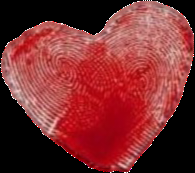
#> input picture assets/textures_cleaned/20260214_010633.png, 195 x 173 px, given as the content of the folder assets/textures, which was not available
$ python clean_textures.py
#> lines starting #> are read from the running program, lines starting #| are printed output that depends on the picture; after the words box and inside, x2 and y2 are one past the last pixel; in counts of white or black regions, pixels touching at a corner belong together; pictures that were not available may be replaced by others from this repository, and a replacement may not be noted
import cv2
import numpy as np
import os

def clean_textures(input_dir, output_dir):
    # Create output directory if it doesn't exist
#> called with input_dir = 'assets/textures', output_dir = 'assets/textures_cleaned'
    if not os.path.exists(output_dir):
        os.makedirs(output_dir)

    # Loop through all files in the input directory
    for filename in os.listdir(input_dir):
        if filename.lower().endswith(('.png', '.jpg', '.jpeg')):
            input_path = os.path.join(input_dir, filename)
            output_path = os.path.join(output_dir, filename)

            # Read the image with alpha channel
            img = cv2.imread(input_path, cv2.IMREAD_UNCHANGED)
#> img is the input picture: shape (173, 195, 4); mean B, G, R, A 46.9, 45.3, 123.1, 157

            if img is None:
                print(f"Could not read {filename}")
                continue

            # If image doesn't have an alpha channel, add one
            if len(img.shape) == 2:  # Grayscale
                img = cv2.cvtColor(img, cv2.COLOR_GRAY2BGRA)
            elif img.shape[2] == 3:  # RGB
                img = cv2.cvtColor(img, cv2.COLOR_BGR2BGRA)

            # Extract the alpha channel
            alpha_channel = img[:, :, 3]
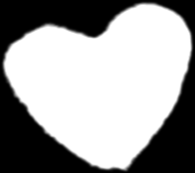
#> alpha_channel: shape (173, 195); min 0, max 255, mean 157

            # Threshold the alpha channel to get a binary mask of non-transparent areas
            # Increased threshold to 15 to ignore very faint shadow/glow that might connect objects
            _, thresh = cv2.threshold(alpha_channel, 15, 255, cv2.THRESH_BINARY)
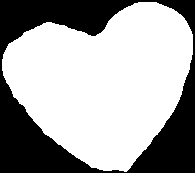
#> thresh: shape (173, 195); 64.8% white; 1 black region, box (x1, y1, x2, y2) and area: (0, 0, 195, 173) 11891

            # Perform morphological opening to remove small noise and separate weakly connected objects
            kernel = np.ones((5, 5), np.uint8)
            thresh = cv2.morphologyEx(thresh, cv2.MORPH_OPEN, kernel, iterations=2)
#> thresh: shape (173, 195); 64.7% white; 1 black region

            # Find contours
            contours, _ = cv2.findContours(thresh, cv2.RETR_EXTERNAL, cv2.CHAIN_APPROX_SIMPLE)
#> contours = 1 contour; box (x1, y1, x2, y2) and area: (2, 2, 193, 171) 21579

            if contours:
                # Find the contour with the largest area
                largest_contour = max(contours, key=cv2.contourArea)
#> largest_contour = contour of 274 points, box (x1, y1, x2, y2) (2, 2, 193, 171), area 21579

                # Create a blank mask for the largest contour
                mask = np.zeros_like(alpha_channel)

                # Draw the largest contour on the mask with 255 (white) and filled
                cv2.drawContours(mask, [largest_contour], -1, 255, thickness=cv2.FILLED)

                # Dilate the mask slightly to recover any valid edges lost during erosion/opening
                # but keep it constrained to the main shape
                mask = cv2.dilate(mask, kernel, iterations=1)
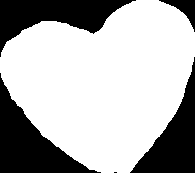
#> mask: shape (173, 195); 69.2% white; 5 black regions (1 under 20 px), largest, box (x1, y1, x2, y2) and area: (0, 73, 101, 173) 3717, (0, 0, 136, 57) 3319, (130, 57, 195, 173) 2958, (159, 0, 195, 32) 391

                # Apply the mask to the alpha channel:
                # We need to be careful not to introduce a hard jaggy edge if possible,
                # but for "removing stuff" a hard mask is safer.
                # To be improved: smooth edge blending. For now, strict masking.
                new_alpha = cv2.bitwise_and(alpha_channel, mask)

                # Update the alpha channel of the image
                img[:, :, 3] = new_alpha

                # Bounding box of the cleaning mask
                x, y, w, h = cv2.boundingRect(mask) # Use mask bounding box
#> x = 0; y = 0; w = 195; h = 173
                cropped_img = img[y:y+h, x:x+w]

                # Save the cleaned image
                cv2.imwrite(output_path, cropped_img)
                print(f"Processed and cleaned: {filename}")
            else:
                print(f"No contours found in {filename} after filtering, skipping.")

if __name__ == "__main__":
    # Define directories
    # Assuming the script is run from the project root
    INPUT_DIR = os.path.join('assets', 'textures')
    OUTPUT_DIR = os.path.join('assets', 'textures_cleaned')

    print(f"Processing images from {INPUT_DIR} to {OUTPUT_DIR}...")
    clean_textures(INPUT_DIR, OUTPUT_DIR)
    print("Done!")
